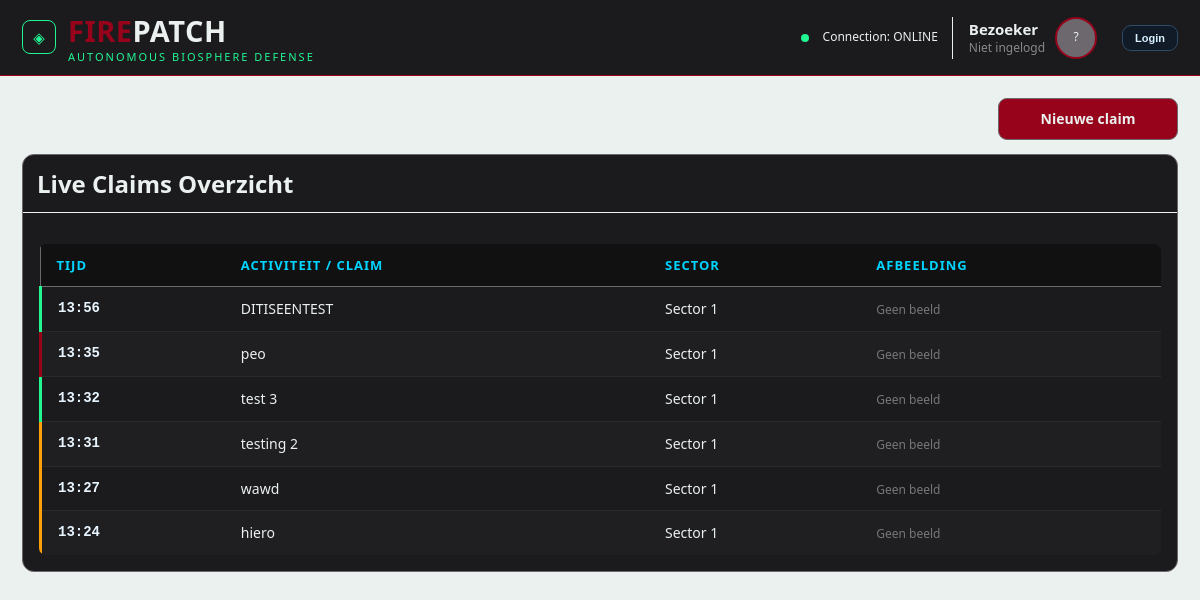
The app's page /verifynet.php, older data.
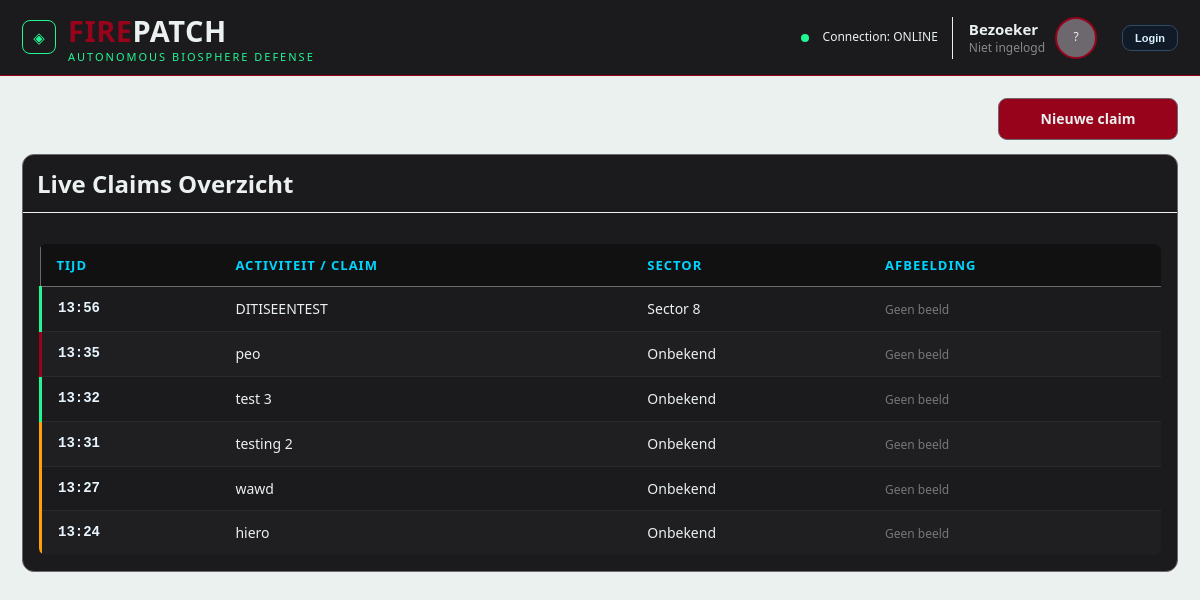
The same page, newer data.
### tables this page shows
CREATE TABLE `claims` (
  `id` int NOT NULL,
  `title` varchar(255) NOT NULL,
  `description` text,
  `image_path` varchar(255) DEFAULT NULL,
  `source` varchar(255) DEFAULT NULL,
  `status` varchar(50) NOT NULL,
  `author_email` varchar(255) NOT NULL,
  `timestamp` datetime DEFAULT CURRENT_TIMESTAMP,
  `x_value` double DEFAULT NULL,
  `y_value` double DEFAULT NULL
);

### DB/DBConnect.php (called while the page is built, shortened)
<?php
function firepatchNormalizeClaimRow(array $claim): array
{
    return $claim;
}
function firepatchClaimSectorNumber(array $claim): ?int
{
    $x = $claim['x_value'] ?? null;
    $y = $claim['y_value'] ?? null;
    if (is_numeric($x) && is_numeric($y)) {
        $x = (float) $x;
        $y = (float) $y;
        if ($x >= 0.0 && $x <= 1.0 && $y >= 0.0 && $y <= 1.0) {
            $column = min(5, max(0, (int) floor($x * 6)));
            $row = min(5, max(0, (int) floor($y * 6)));
            return ($row * 6) + $column + 1;
        }
    }
    $source = (string) ($claim['source'] ?? '');
    if (preg_match('/\bsector\s*([1-9]|[12][0-9]|3[0-6])\b/i', $source, $matches) === 1) {
        return (int) $matches[1];
    }
    return null;
}

### verifynet.php (the view, shortened to what this page needs)
<?php
require_once __DIR__ . '/config/database.php';
$sql = "SELECT * FROM claims ORDER BY id DESC";
$result = mysqli_query($db, $sql);
$claims = [];
while ($row = mysqli_fetch_assoc($result)) {
    $claims[] = firepatchNormalizeClaimRow($row);
}
?>
<!DOCTYPE html>
<html lang="en">
<head>
    <link rel="stylesheet" href="./css/main.css" />
    <link rel="stylesheet" href="./css/verifinet.css" />
</head>
<body>
    <?php include("./partials/header.php"); ?>
    <div class="layout">
        <?php include("./partials/sidebar.php"); ?>
        <main class="page">
            <div class="page-actions">
                <h2 style="margin:0; font-size: 24px; color: var(--white);">VerifyNET Monitor</h2>
                <a href="save_claim.php" class="btn primary" style="width: 15vw; justify-self: flex-end;">Nieuwe claim</a>
            </div>
            <section class="card">
                <div class="card-head">
                    <h2>Live Claims Overzicht</h2>
                </div>
                <div style="padding: 15px;">
                    <table class="verifinet-table">
                        <thead>
                            <tr>
                                <th>Tijd</th>
                                <th>Activiteit / Claim</th>
                                <th>Sector</th>
                                <th>Afbeelding</th>
                            </tr>
                        </thead>
                        <tbody>
                            <?php if (empty($claims)): ?>
                                <tr>
                                    <td colspan="4" style="text-align: center; color: #888;">Geen claims gevonden in de database.</td>
                                </tr>
                            <?php else: ?>
                                <?php foreach ($claims as $claim):
                                    $tijd = isset($claim['timestamp']) ? date('H:i', strtotime($claim['timestamp'])) : 'N.v.t.';
                                    $sectorNumber = firepatchClaimSectorNumber($claim);
                                    $statusKleur = '#ff9f0a';
                                    if (isset($claim['status'])) {
                                        if ($claim['status'] === 'true') $statusKleur = '#22f693';
                                        if ($claim['status'] === 'false') $statusKleur = '#96031A';
                                    }
                                ?>
                                    <tr style="--row-color: <?= $statusKleur; ?>;" onclick="window.location.href='article.php?id=<?= $claim['id']; ?>'">
                                        <td class="tijd-col"><?= $tijd; ?></td>
                                        <td><?= htmlspecialchars($claim['title'] ?? 'Geen titel'); ?></td>
                                        <td><?= $sectorNumber !== null ? 'Sector ' . $sectorNumber : 'Onbekend'; ?></td>
                                        <td>
                                            <?php if (!empty($claim['image_path'])): ?>
                                                <div style="width: 80px; height: 40px; background: url('<?= htmlspecialchars($claim['image_path']); ?>') center/cover; border-radius: 4px; border: 1px solid #6D676E;"></div>
                                            <?php else: ?>
                                                <span style="color: #777; font-size: 12px;">Geen beeld</span>
                                            <?php endif; ?>
                                        </td>
                                    </tr>
                                <?php endforeach; ?>
                            <?php endif; ?>
                        </tbody>
                    </table>
                </div>
            </section>
        </main>
    </div>
</body>
</html>

### partials/header.php (shortened to what this page needs)
<!DOCTYPE html>
<html lang="en">
<head>
    <link rel="stylesheet" href="./css/header.css" />
</head>
<body>
    <header>
        <a href="index.php" class="brand">
            <span class="shield">◈</span>
            <div>
                <h1><span>FIRE</span>PATCH</h1>
                <p>AUTONOMOUS BIOSPHERE DEFENSE</p>
            </div>
        </a>
        <div class="topbar-right">
            <span class="online-dot"></span>
            <span class="status">Connection: ONLINE</span>
            <div class="user" style="display: flex; align-items: center;">
                <a href="profile.php" style="display: flex; align-items: center; gap: 10px; text-decoration: none; cursor: pointer;">
                    <div>
                        <strong id="header-user-email" style="color: var(--white);">Gast</strong>
                        <p id="header-user-role" style="color: #888;">Niet ingelogd</p>
                    </div>
                    <div class="avatar" id="header-avatar">?</div>
                </a>
                <button id="auth-action-btn" onclick="handleHeaderAuth()" class="btn ghost" style="padding: 6px 12px; font-size: 11px; cursor: pointer; margin-left: 15px;">Login</button>
            </div>
        </div>
    </header>
</body>
</html>

### partials/sidebar.php (shortened to what this page needs)
<!DOCTYPE html>
<html lang="en">
<head>
    <link rel="stylesheet" href="./css/sidebar.css" />
</head>
<body>
</body>
</html>

### css/main.css (style rules this page uses)
:root { --red: #96031A; --white: #ebf1ef; --gray: #6D676E; --black: #1B1B1E; --green: #207751; --cyan: #00d5ff; --lightgreen: #22f693; --text: #d9ecff; --darktext: #1B1B1E; --orange: #ff9f0a; }
* { box-sizing: border-box; }
body { margin: 0; background: var(--white); color: var(--white); font: 500 0.9375rem/1.4 "Segoe UI", Inter, sans-serif; min-height: 100vh; }
.layout { display: grid; grid-template-columns: 205px 1fr; min-height: calc(100vh - 76px); }
.page { padding: 22px; display: grid; gap: 14px; align-content: start; }
.page-actions { display: flex; gap: 8px; align-items: center; justify-content: space-between; }
.btn { border-radius: 9px; border: 1px solid var(--orange); background: transparent; color: var(--orange); font-weight: 700; padding: 10px 14px; text-decoration: none; font-size: 0.875rem; }
.btn.primary { background: var(--red); color: var(--white); border-color: var(--gray); width: 110px; text-align: center; }
.btn.ghost { border-color: #2e4b67; color: #d8f1ff; background: rgba(14, 28, 43, 0.7); }
.card { background: var(--black); border: 1px solid var(--gray); border-radius: 12px; overflow: hidden; }
.card-head { padding: 12px 14px; display: flex; align-items: center; justify-content: space-between; border-bottom: 1px solid var(--white); }
.card-head h2 { font-size: 1.5rem; margin: 0; }
@media (max-width: 1200px) { .layout { grid-template-columns: 1fr; } }

### css/verifinet.css (style rules this page uses)
.verifinet-table { width: 100%; border-collapse: collapse; background-color: #1B1B1E; border: 1px solid #6D676E; border-radius: 8px; overflow: hidden; color: #ebf1ef; margin-top: 15px; }
.verifinet-table th { background-color: #111; color: #00d5ff; text-align: left; padding: 12px 16px; font-size: 13px; text-transform: uppercase; letter-spacing: 1px; border-bottom: 1px solid #6D676E; }
.verifinet-table td { padding: 12px 16px; border-bottom: 1px solid #2a2a2a; font-size: 14px; color: #ebf1ef; }
.verifinet-table tr:nth-child(even) { background-color: rgba(255, 255, 255, 0.02); }
.verifinet-table tbody tr { cursor: pointer; transition: background-color 0.2s ease; }
.verifinet-table tbody tr { border-left: 4px solid var(--row-color, #ff9f0a); }
.verifinet-table tbody tr td:first-child { border-left: 4px solid var(--row-color, #ff9f0a); }
.verifinet-table td.tijd-col { color: #e8f5ff; font-family: 'Courier New', Courier, monospace; font-weight: bold; }

### css/header.css (style rules this page uses)
header { height: 76px; padding: 0 22px; border-bottom: 1px solid var(--red); display: flex; justify-content: space-between; align-items: center; background: var(--black); }
.brand { display: flex; align-items: center; gap: 12px; text-decoration: none; }
.shield { width: 34px; height: 34px; border-radius: 8px; border: 1px solid var(--lightgreen); color: var(--lightgreen); display: grid; place-items: center; }
.brand h1 { margin: 0; font-size: 1.8125rem; letter-spacing: 0.03125rem; color: var(--white); }
.brand h1 span { color: var(--red); }
.brand p { margin: -2px 0 0; color: var(--lightgreen); font-size: 0.6875rem; letter-spacing: 0.125rem; }
.topbar-right { display: flex; align-items: center; gap: 14px; color: var(--darktext); }
.online-dot { width: 8px; height: 8px; border-radius: 999px; background: var(--lightgreen); }
.user { padding-left: 16px; border-left: 1px solid var(--white); display: flex; align-items: center; gap: 10px; color: var(--white); }
.user p, .status { margin: 0; font-size: 0.75rem; color: var(--white); }
.avatar { width: 42px; height: 42px; border-radius: 50%; border: 2px solid var(--red); display: grid; place-items: center; font-size: 0.75rem; color: var(--white); background: var(--gray); }

Row changes from the older to the newer data that the page shows:
changed claims "DITISEENTEST": sectorNumber "1" → "8"
changed claims "peo": sectorNumber "1" → (not shown); now shows "Onbekend"
changed claims "test 3": sectorNumber "1" → (not shown); now shows "Onbekend"
changed claims "testing 2": sectorNumber "1" → (not shown); now shows "Onbekend"
changed claims "wawd": sectorNumber "1" → (not shown); now shows "Onbekend"
changed claims "hiero": sectorNumber "1" → (not shown); now shows "Onbekend"
